Frame 1 (no input): blank canvas, image omitted
Frame 60 (no input): blank canvas, image omitted
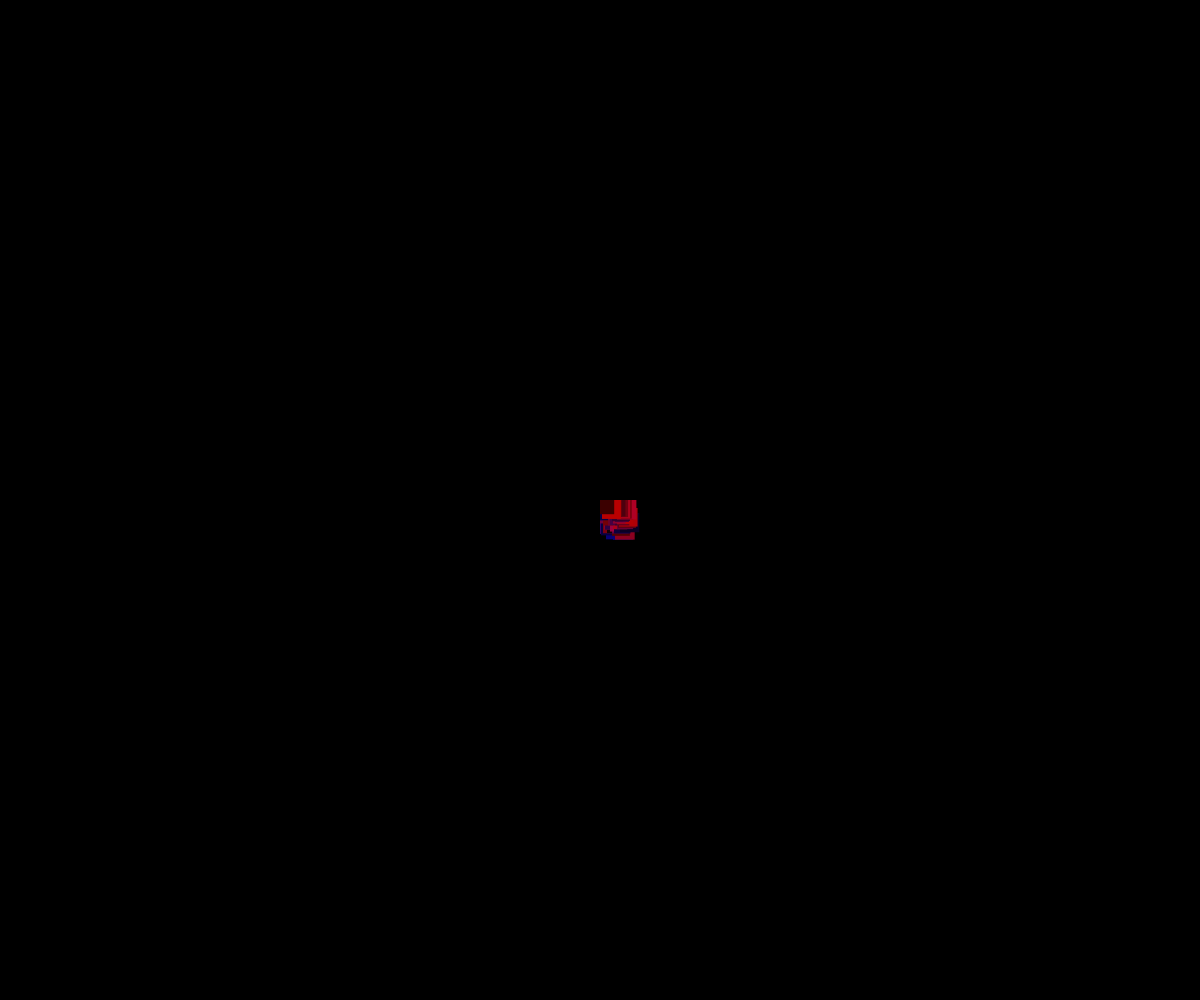
Frame 120 (the mouse pressed at the canvas centre since frame 60)

The p5.js sketch whose frames 1 and 60 were blank and that drew this single picture after the mouse press (run headless with seeded random() and noise() and a simulated clock; from frame 60 on, the mouse is pressed at the canvas centre):

// p5.js sketch
// ── sketch.js
var Squoo = function(x,y) {
  this.x = x;
  this.y = y;
  this.originX = x;
  this.originY = y;
  this.width = random(3,15);
  this.height = this.width;
  this.fromColor = color(random(255), 0, 0);
  this.toColor = color(0, 0, random(255));
  this.colorAmount = 0;
  this.boxWidth = random(10,20);
  this.boxHeight = this.boxWidth;
  this.directionX = 1;
  this.directionY = 0;

/*  var Squoo = function(x,y) {
  this.x = x;
  this.y = y;
  this.originX = x;
  this.originY = y;
  this.with = random(3,15);
  this.height = this.width;
  this.fromColor = color(random(255), 0, 0)
  this.toColor = coler(0, 0, random(255));
  this.colorAmount = 0;
  this.boxWidth = random(10,20);
  this.boxHeight = this.boxWidth;
  this.directionX = 1;
  this.directionY = 0;*/

this.show = function() {
                var c = lerpColor(this.fromColor, this.toColor, this.colorAmount);
                fill(c);
                rect(this.x, this.y, this.boxWidth, this.boxHeight);
                this.colorAmount += .01;
                
                if (this.colorAmount > 1) {
                  this.colorAmount = 0;
                }

              }

/*    this.shoW = function() {
                var c = lerpCOLOR(this.fromColor, this.toColor, this.colorAmount);
                fill(c);
                rect(this.x, this.y, this.width, this.height);
                this.coloramount += .01;
                
                if (this.colorAmount > 1) {
                  this.colorAmount = 0;
                }

              }    */        

this.move = function() {
                this.x += this.directionX;
                this.y += this.directionY;
                if (this.x >= this.originX + this.boxWidth && this.y <= this.originY) {
                    this.directionX = 0;
                    this.directionY = 1;

                }
                else if (this.x >= this.originX + this.boxWidth && this.y >= this.originY + this.boxHeight) {
                    this.directionX = -1;
                    this.directionY = 0;
                }

                else if (this.x <= this.originX && this.y >= this.originY + this.boxHeight) {
                    this.directionX = 0;
                    this.directionY = -1;
                }

                else if (this.x <= this.originX && this.y <= this.originY) {
                    this.directionX = 1;
                    this.directionY = 0;
                }

              }
}

/* this.move = function() {
                this.x += this.directionX;
                this.y += this.directionY;
                if (x >= originX + boxWidth && y <= originY) {
                    directionX = 0;
                    directionY = 1;

                }
                else if (this.x >= this.originX + this.boxWidth && this.y >= this.originY + this.boxHeight) {
                    directionX = -1;
                    directionY = 0;
                }

                else if (this.x <= this.originX && this.y >= this.originY + this.boxHeight) {
                    directionX = 0;
                    directionY = -1;
                }

                else if (this.x <= this.originX && this.y <= this.originY) {
                    directionX = 1;
                    directonY  = 0;
                }

              }
}*/

var squees = [];

/*var squees = [];*/

function setup() {
  createCanvas(windowWidth, windowHeight);
}

/*function setup() 
  createCanvas(windowWidth, windowHeight); 
}*/

function draw() {

  background(0);
  noStroke();

  for (var i = 0; i < squees.length; i++) {
    squees[i].show();
    squees[i].move();
  }

  if (mouseIsPressed) {
    squees.push(new Squoo(mouseX, mouseY));
  }

  if (squees.length > 1000) {
    squees.shift();
  }
  

}

/*function draw() {
  background(0);
  noStroke();

  for (var i = 0; i < squees.length; i++) {
    squees[i].show();
    squees[i].move();
  }

  if (mouseisPressed) {
    squees.push(new Squooo(mouseX, mouseY));
  }

  if (squees.length > 1000) {
    squeez.shift();
  

}*/
